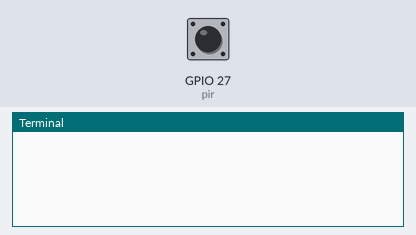
The program below on a simulated Raspberry Pi (BCM pin numbers). Parts: the last lines printed to the terminal. The test bench sets the inputs (shaded band); at power-on: GPIO 27 (pir) LOW. The clock reads 2024-03-15 10:24:30 at power-on unless the program sets it.

Above: at 1.2 s.
1.3 s: GPIO 27 (pir) driven HIGH
At 2.5 s:
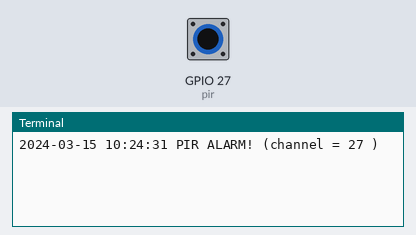
2.8 s: GPIO 27 (pir) pulsed LOW 2 times (0.12 s each, 0.3 s apart)
At 3.6 s:
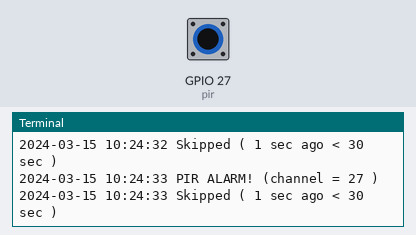

Measured:
- after the input at 1.3 s, the terminal: prints a new line at once (image 1)
- after the input at 2.8 s, the terminal: prints a new line after 0.12 s (image 2)

The program:

motion.py
```python
#!/usr/bin/python
from __future__ import print_function
import time
import datetime
import os
import RPi.GPIO as GPIO
import socket
import sys

#PIR Sensor(#555-28027)
#https://www.parallax.com/sites/default/files/downloads/555-28027-PIR-Sensor-Product-Guide-v2.3.pdf

## Raspberry Pi 2 Model B (J8 header)
# 3.3 VDC 1  o    o 2 5.0 VDC (Power) <======
#         3  o    o 4 5.0 VDC
#         5  o    o 6 Ground
#         7  o    o 8
# GND     9  o    o 10
# GEN017 11  o    o 12
# GEN027 13  o    o 14
#            o    o 16 GPIO 23
#            o    o 18 GPIO 24
#            o    o

GPIO.setmode(GPIO.BCM)
pir = 27

GPIO.setup(pir, GPIO.IN, pull_up_down = GPIO.PUD_DOWN)

def alarm(p):
    ts = time.time()
    global last
    st = datetime.datetime.fromtimestamp(ts).strftime('%Y-%m-%d %H:%M:%S')
    print(st, "PIR ALARM! (channel =", p, ")",file=sys.stderr)
    ago = int(ts - last)
    limit = 30
    if ago > limit:
        last = ts
        if len(sys.argv) > 1:
            address = sys.argv[1]
            cmd = "echo 'Subject: motion detected on {} {}\r\n\r\nPIR motion detection at {}' | /usr/bin/msmtp {}".format(socket.gethostname(), address, st, address)
            os.system(cmd)
            print(st, "Sent email to", address, file=sys.stderr)
    else:
        print(st, "Skipped (", ago, 'sec ago <', limit, 'sec )', file=sys.stderr)

last = 0
while True:
    alarm(GPIO.wait_for_edge(pir, GPIO.RISING))

GPIO.cleanup()
```
